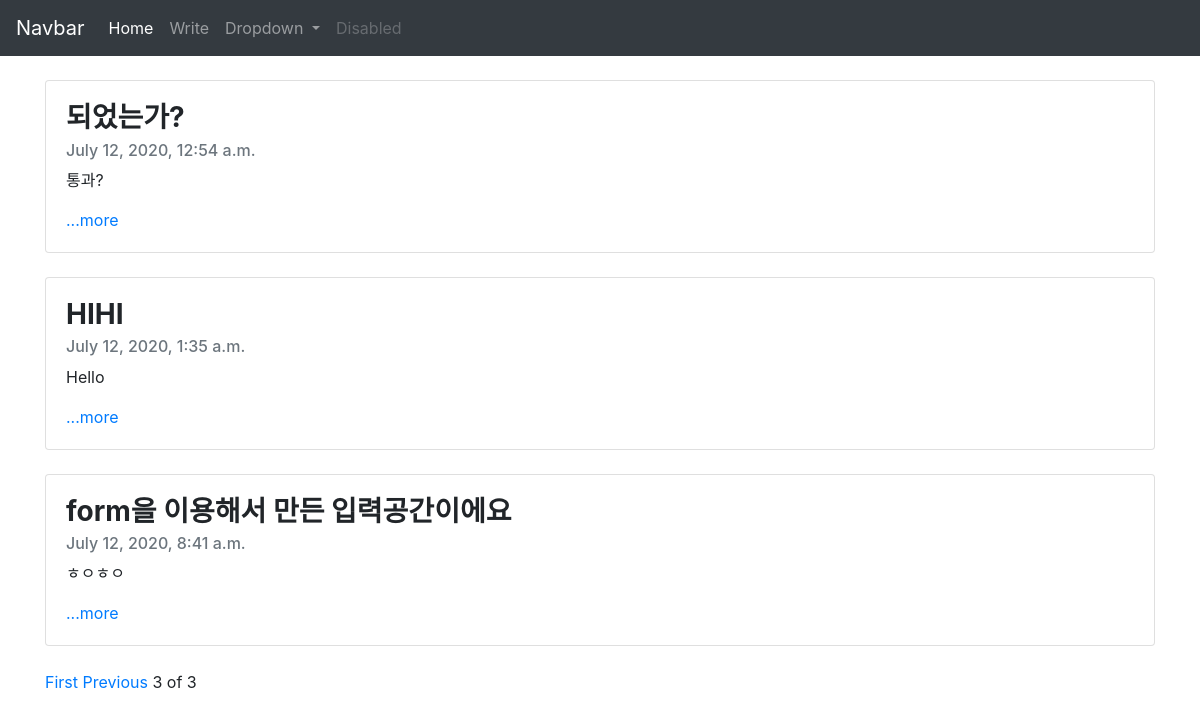
/?page=3, run on the app's committed database.
### blogapp/models.py (models this page shows, shortened)
class Blog(models.Model):
    title = models.CharField(max_length=200)
    pub_date = models.DateTimeField('date published')
    body = models.TextField()
    def summary(self):
        return self.body[:100]

### blogapp/views.py (the view)
# urls.py: path('', blogapp.views.home, name="home"),
def home(request):
    blogs = Blog.objects
    blog_list = Blog.objects.all()
    paginator =Paginator(blog_list, 3)
    page = request.GET.get('page')
    posts = paginator.get_page(page)
    return render(request, 'home.html', {'blogs':blogs, 'posts':posts })

### blogapp/templates/home.html (shortened to what this page needs)
{% extends 'base.html' %}
{% block contents %}
<body>
<br>
{% for blog in posts %}
<div class="container">
    <div class="card">
        <div class="card-body">
        <h3 class="card-title"><strong>{{blog.title}}</strong></h3>
        <h6 class="card-subtitle mb-2 text-muted">{{blog.pub_date}}</h6>
        <p class="card-text">{{blog.summary}}</p>
        <a href="{% url 'detail' blog.id %}" class="card-link">...more</a>
        </div>
    </div> <br>
</div>
{%endfor%}
<div class="container">
{%if posts.has_previous%}
<a href="?page=1">First</a>
<a href="?page={{posts.previous_page_number}}">Previous</a>
{%endif%}
<span>{{posts.number}}</span>
<span>of</span>
<span>{{posts.paginator.num_pages}}</span>
<br><br>
</div>
</body>
{% endblock %}

### data on the page
Blog: title "되었는가?", pub_date "July 12, 2020, 12:54 a.m.", summary "통과?"
Blog: title "HIHI", pub_date "July 12, 2020, 1:35 a.m.", summary "Hello"
Blog: title "form을 이용해서 만든 입력공간이에요", pub_date "July 12, 2020, 8:41 a.m.", summary "ㅎㅇㅎㅇ"

### other printed values
{{ posts.number }} "3"
{{ posts.paginator.num_pages }} "3"
